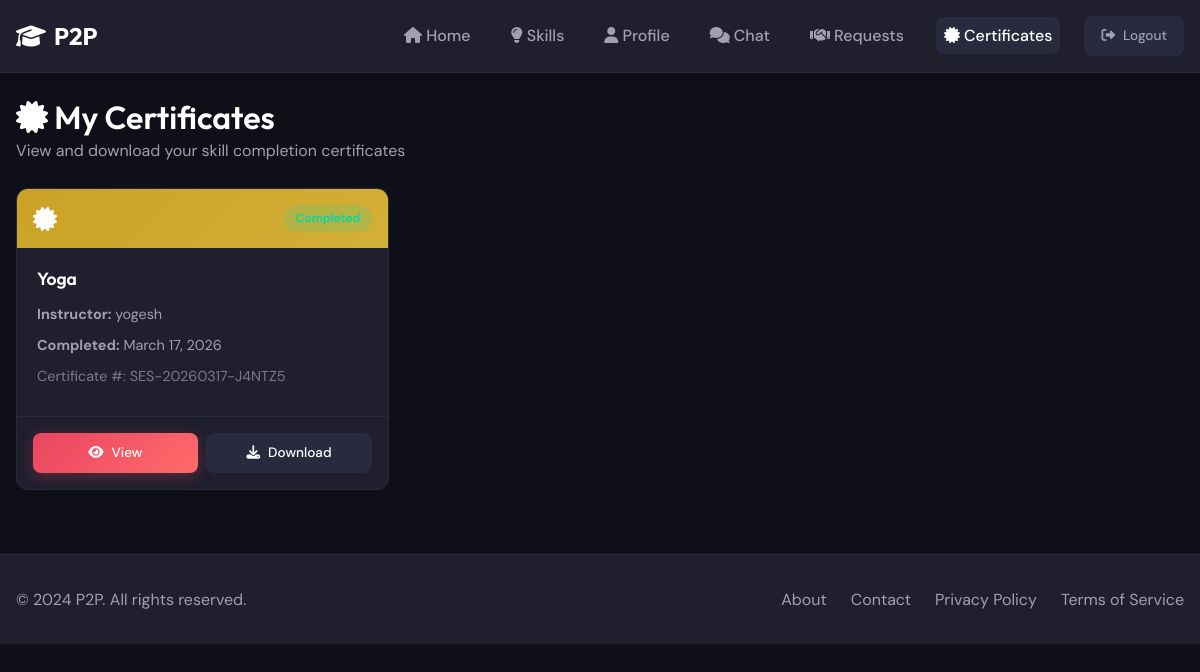
The app's page /certificates/ (signed in) with its own data.
### models.py (models this page shows, shortened)
class Certificate(db.Model):
    __tablename__ = 'certificates'
    id = db.Column(db.Integer, primary_key=True)
    user_id = db.Column(db.Integer, db.ForeignKey('users.id'), nullable=False, index=True)
    exchange_id = db.Column(db.Integer, db.ForeignKey('exchange_requests.id'), nullable=False, index=True)
    skill_name = db.Column(db.String(100), nullable=False)
    instructor_name = db.Column(db.String(80), nullable=False)
    instructor_signature = db.Column(db.String(255), nullable=True)  # Store instructor signature image path
    completion_date = db.Column(db.DateTime, nullable=False)
    certificate_number = db.Column(db.String(20), unique=True, nullable=False)
    created_at = db.Column(db.DateTime, default=datetime.utcnow)
    user = db.relationship('User', backref='certificates')

### routes/certificates.py (the view)
@certificates_bp.route('/')
@login_required
def my_certificates():
    certificates = Certificate.query.filter_by(user_id=current_user.id).order_by(
        Certificate.completion_date.desc()
    ).all()
    return render_template('certificates/my_certificates.html', certificates=certificates)

### templates/certificates/my_certificates.html (shortened to what this page needs)
{% extends "base.html" %}
{% block content %}
<div class="container mt-3">
    <div class="mb-3">
        <h1><i class="fas fa-certificate"></i> My Certificates</h1>
        <p class="text-muted">View and download your skill completion certificates</p>
    </div>
    {% if certificates %}
    <div class="certificates-grid">
        {% for certificate in certificates %}
        <div class="certificate-card">
            <div class="certificate-card-header">
                <i class="fas fa-certificate"></i>
                <span class="badge badge-success">Completed</span>
            </div>
            <div class="certificate-card-body">
                <h3>{{ certificate.skill_name }}</h3>
                <p><strong>Instructor:</strong> {{ certificate.instructor_name }}</p>
                <p><strong>Completed:</strong> {{ certificate.completion_date.strftime('%B %d, %Y') }}</p>
                <p class="cert-number-small">Certificate #: {{ certificate.certificate_number }}</p>
            </div>
            <div class="certificate-card-actions">
                <a href="{{ url_for('certificates.view_certificate', certificate_id=certificate.id) }}" class="btn btn-primary btn-sm">
                    <i class="fas fa-eye"></i> View
                </a>
                <a href="{{ url_for('certificates.download_certificate', certificate_id=certificate.id) }}" class="btn btn-secondary btn-sm">
                    <i class="fas fa-download"></i> Download
                </a>
            </div>
        </div>
        {% endfor %}
    </div>
    {% endif %}
</div>
{% endblock %}

### static/css/style.css (style rules this page uses)
:root { --primary: #1a1a2e; --secondary: #16213e; --accent: #e94560; --accent-light: #ff6b6b; --success: #00d9a5; --warning: #ffc107; --danger: #dc3545; --bg: #0f0f1a; --surface: #1f1f2e; --surface-light: #2a2a3e; --text: #ffffff; --text-secondary: #a0a0b0; --border: #2a2a3e; --gradient: linear-gradient(135deg, #e94560, #ff6b6b); --shadow: 0 4px 20px rgba(0, 0, 0, 0.3); --radius: 12px; --radius-sm: 8px; }
* { margin: 0; padding: 0; box-sizing: border-box; }
body { font-family: 'DM Sans', sans-serif; background-color: var(--bg); color: var(--text); line-height: 1.6; min-height: 100vh; }
h1, h2, h3, h4, h5, h6 { font-family: 'Outfit', sans-serif; font-weight: 600; line-height: 1.3; }
a { color: var(--accent); text-decoration: none; transition: color 0.3s ease; }
.container { max-width: 1200px; margin: 0 auto; padding: 0 1rem; }
.btn { display: inline-flex; align-items: center; justify-content: center; gap: 0.5rem; padding: 0.75rem 1.5rem; border: none; border-radius: var(--radius-sm); font-family: 'DM Sans', sans-serif; font-weight: 500; font-size: 0.95rem; cursor: pointer; transition: all 0.3s ease; text-decoration: none; }
.btn-primary { background: var(--gradient); color: var(--text); box-shadow: 0 4px 15px rgba(233, 69, 96, 0.3); }
.btn-secondary { background: var(--surface-light); color: var(--text); border: 1px solid var(--border); }
.btn-sm { padding: 0.5rem 1rem; font-size: 0.85rem; }
.badge { display: inline-block; padding: 0.25rem 0.75rem; border-radius: 20px; font-size: 0.75rem; font-weight: 600; }
.badge-success { background: rgba(0, 217, 165, 0.15); color: var(--success); }
.text-muted { color: var(--text-secondary); }
.mt-3 { margin-top: 1.5rem; }
.mb-3 { margin-bottom: 1.5rem; }

### templates/certificates/my_certificates.html (style rules this page uses)
.certificates-grid { display: grid; grid-template-columns: repeat(auto-fill, minmax(300px, 1fr)); gap: 1.5rem; margin-top: 1.5rem; }
.certificate-card { background: var(--surface); border: 1px solid var(--border); border-radius: var(--radius); overflow: hidden; transition: all 0.3s ease; }
.certificate-card-header { background: linear-gradient(135deg, #c9a227, #d4af37); padding: 1rem; display: flex; justify-content: space-between; align-items: center; }
.certificate-card-header i { font-size: 1.5rem; color: white; }
.certificate-card-body { padding: 1.25rem; }
.certificate-card-body h3 { font-size: 1.1rem; margin-bottom: 0.75rem; color: var(--text); }
.certificate-card-body p { font-size: 0.9rem; color: var(--text-secondary); margin-bottom: 0.5rem; }
.cert-number-small { font-size: 0.8rem; color: var(--text-secondary); opacity: 0.7; }
.certificate-card-actions { padding: 1rem; border-top: 1px solid var(--border); display: flex; gap: 0.5rem; }
.certificate-card-actions .btn { flex: 1; }

### records on screen
Certificate: skill_name "Yoga", instructor_name "yogesh", completion_date "March 17, 2026", certificate_number "SES-20260317-J4NTZ5"
